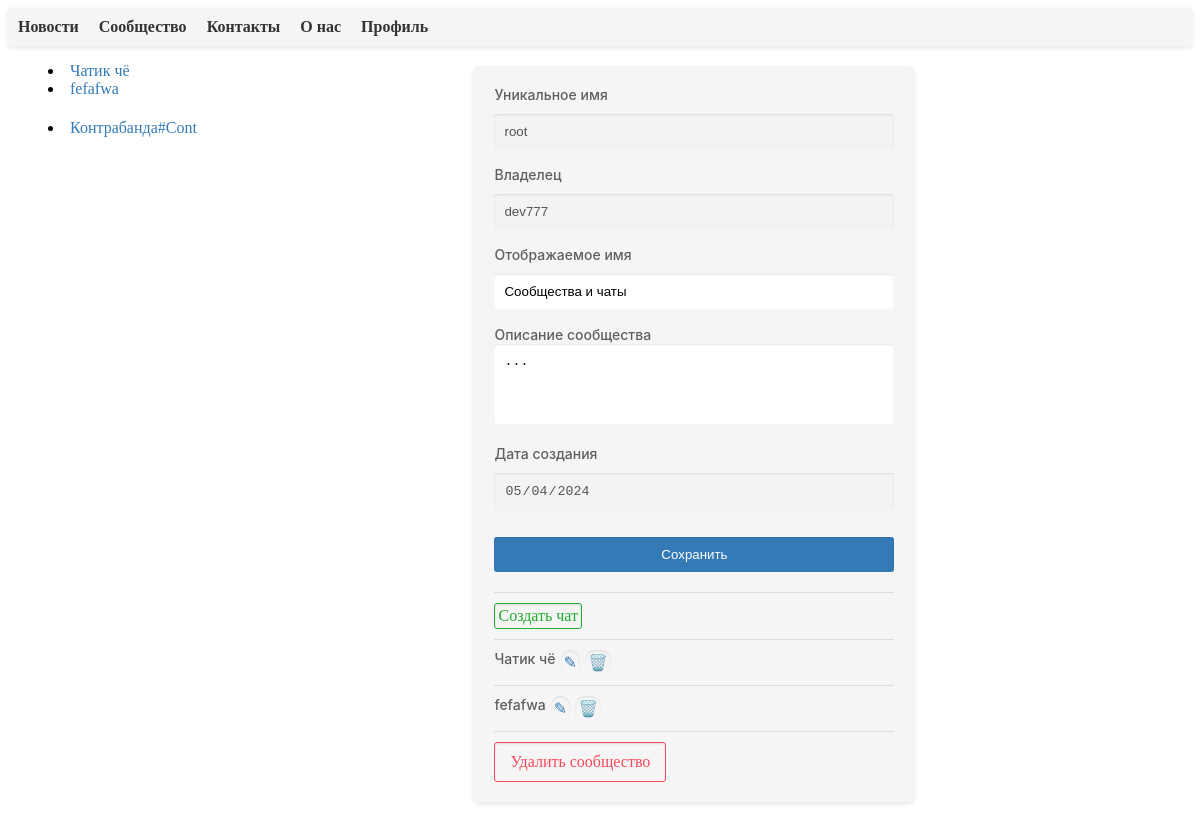
The page /community/edit (signed in) on the database its author committed.
### app.py (models this page shows)
class Community(Base):
    __tablename__ = 'community'
    id = Column(Integer, primary_key=True)
    unique_name = Column(String, nullable=False, unique=True)
    owner = Column(String, nullable=False)
    com_name = Column(String, nullable=False)
    com_description = Column(String, nullable=False)
    date_creation = Column(String, nullable=False)
    chat_list = Column(String, nullable=True)

### app.py (the view)
@app.route("/community/edit", methods=['GET', 'POST'])
@login_required
def community_edit_page():
    user_metadata = session.query(Auth).filter_by(id=current_user.get_id()).first()
    if user_metadata.has_communty:
        community = session.query(Community).filter_by(unique_name=user_metadata.has_communty).first()
        if request.method == 'POST':
            community.com_name = request.form['com_name']
            community.com_description = request.form['com_desc']
            session.commit()
            flash(f'Соообщество {community.unique_name} был успешно отредактирован', 'success')
        return render_template('community_edit_page.html', community=community, com_chats=get_chats(community.chat_list.replace('<', '').replace('>', '')), chats=get_root_chats(), communities=get_communities())
    else:
        flash('Для начала вам необходимо создать сообщество', 'info')
        return redirect(url_for('community_create_page'))

### app.py (called while the page is built)
@login_manager.user_loader
def load_user(user_id):
    return UserLogin().fromDB(user_id)

def get_chats(chat_list: str) -> list[str]:
    chats=chat_list.split(',')
    chats.remove('')
    return chats

def get_communities():
    return session.query(Community).filter(Community.unique_name != 'root') .all()

def get_root_chats():
    return get_chats(session.query(Community).filter_by(unique_name="root").first().chat_list.replace('<', '').replace('>', ''))

    def fromDB(self, user_id):
        self.__user = session.query(Auth).filter_by(id=user_id)
        self.__id = user_id
        return self

    def get_id(self):
        return self.__id

### templates/community_edit_page.html (shortened to what this page needs)
{% extends "community_base.html" %}
{% block container %}
<form action="{{url_for('community_edit_page')}}" method="post">
    <div>
        <label for="com_unique_name">Уникальное имя</label>
        <input type="text" name="com_unique_name" value="{{community.unique_name}}" disabled>
    </div>
    <div>
        <label for="com_owner">Владелец</label>
        <input type="text" name="com_owner" value="{{community.owner}}" disabled>
    </div>
    <div>
        <label for="com_name">Отображаемое имя</label>
        <input type="text" name="com_name" value="{{community.com_name}}" placeholder="Не указано" minlength="4" maxlength="32" required>
    </div>
    <div>
        <label for="com_desc">Описание сообщества</label>
        <textarea type="textarea" name="com_desc" placeholder="Не указано" rows="4" maxlength="256">{{community.com_description}}</textarea>
    </div>
    <div>
        <label for="date_creation">Дата создания</label>
        <input type="date" name="date_creation" value="{{community.date_creation}}" placeholder="Не указано" disabled>
    </div>
    <input type="submit" value="Сохранить">
    <hr>
    <btn>
        <a href="{{url_for('community_create_chat_page')}}" class="createbutton">Создать чат</a>
    </btn>
    {% for com_chat in com_chats %}
    <hr>
    <btn>
        <label>{{com_chat}}</label>
        <a href="/community/edit_chat/{{com_chat}}" class="smallbutton">✎</a>
        <a href="/community/delete_chat/{{com_chat}}" class="smallbutton">🗑️</a>
    </btn>
    {% endfor %}
    <hr>
    <btn>
        <a href="{{url_for('community_delete_page')}}" class="button">Удалить сообщество</a>
    </btn>
</form>
{% endblock %}

### templates/community_base.html (shortened to what this page needs)
{% extends "base.html" %}
{% block style %}
<link rel="stylesheet" href="{{url_for('static', filename='css/input_style.css')}}">
<link rel="stylesheet" href="{{url_for('static', filename='css/text_area_style.css')}}">
{% endblock %}
{% block content %}
<base_content_pane>
    <menu>
        {% for chat in chats %}
            <li><a href="/community/center/root/{{chat}}">{{chat}}</a></li>
        {% endfor %}
        {% for cm in communities %}
            <li><a href="/community/center/{{cm.unique_name}}">{{cm.com_name}}#{{cm.unique_name}}</a></li>
        {% endfor %}
    </menu>
    <container>
        {% block container %}{% endblock %}
    </container>
</base_content_pane>
{% endblock %}

### static/css/main.css (style rules this page uses)
form { width: 400px; margin: 20px auto; background-color: #f5f5f5; padding: 20px; border-radius: 5px; box-shadow: 0 2px 5px rgba(0, 0, 0, 0.1); }

### static/css/input_style.css (style rules this page uses)
input[type="text"], input[type="password"], input[type="submit"], input[type="email"], input[type="tel"], input[type="date"] { width: -webkit-fill-available; padding: 10px; margin-bottom: 10px; margin-top: 10px; border: none; border-radius: 3px; box-shadow: inset 0 1px 2px rgba(0, 0, 0, 0.1); }
input[type="submit"] { background-color: #337ab7; color: #fff; cursor: pointer; }
btn { display: flex; justify-content: flex-start; }
.button { padding: 10px 15px; color: #f74859; border: 1px solid #f74859; border-radius: 3px; background-color: #f5f5f5; box-shadow: inset 0 1px 2px rgba(0, 0, 0, 0.1); margin-right: 20px; text-decoration: none; text-align: center; cursor: pointer; }
a { color: #337ab7; text-decoration: none; }
hr { margin-top: 10px; margin-bottom: 10px; border: none; border-top: 1px solid #ddd; }
label { font-family: -apple-system, BlinkMacSystemFont, "Segoe UI", Roboto, Oxygen, Ubuntu, Cantarell, "Open Sans", "Helvetica Neue", sans-serif; text-shadow: none; font-weight: 500; font-size: 14px; color: #5f5f5f; text-decoration: none; }
div { margin-bottom: 7px }

### static/css/text_area_style.css (style rules this page uses)
textarea { width: -webkit-fill-available; padding: 10px; margin-bottom: 10px; border: none; border-radius: 3px; box-shadow: inset 0 1px 2px rgba(0, 0, 0, 0.1); resize: none; }

### templates/community_base.html (style rules this page uses)
base_content_pane { display: flex; flex-direction: row; }
menu { display: flex; flex-direction: column; }
container { flex: auto; }

### templates/community_edit_page.html (style rules this page uses)
.smallbutton { padding: 3px; border: none; border-radius: 10px; box-shadow: inset 0 1px 2px rgba(0, 0, 0, 0.1); margin-right: 5px; text-decoration: none; text-align: center; cursor: pointer; }
.createbutton { padding: 3px; color: #20ac2c; border: 1px solid #20ac2c; border-radius: 3px; background-color: #f5f5f5; box-shadow: inset 0 1px 2px rgba(0, 0, 0, 0.1); margin-right: 20px; text-decoration: none; text-align: center; cursor: pointer; }
label { margin-right: 5px; }

### rows shown on the page
Community: com_name "Контрабанда", unique_name "Cont"
Community: com_unique_name "root", com_owner "dev777", com_name "Сообщества и чаты", com_desc "...", date_creation "05/04/2024"

### other values the page prints
{{ chat }} "Чатик чё" "fefafwa"
{{ com_chat }} "Чатик чё" "fefafwa"
